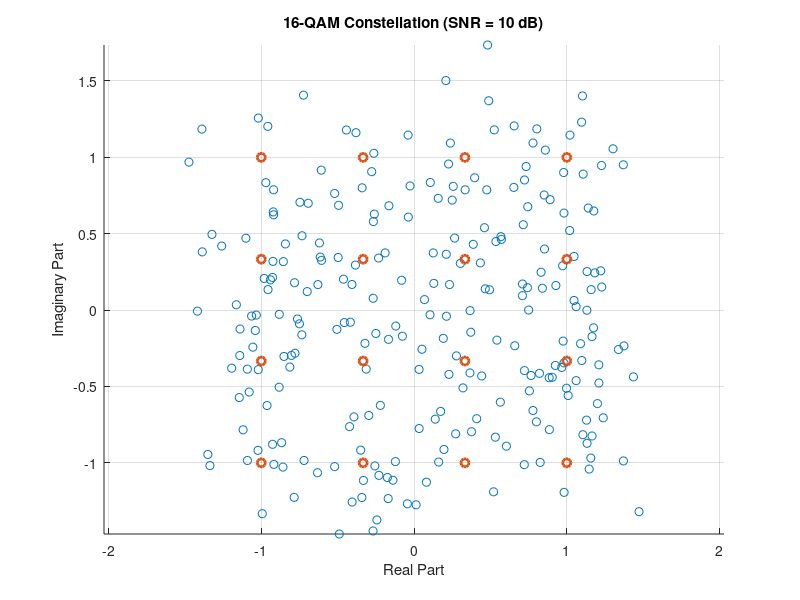
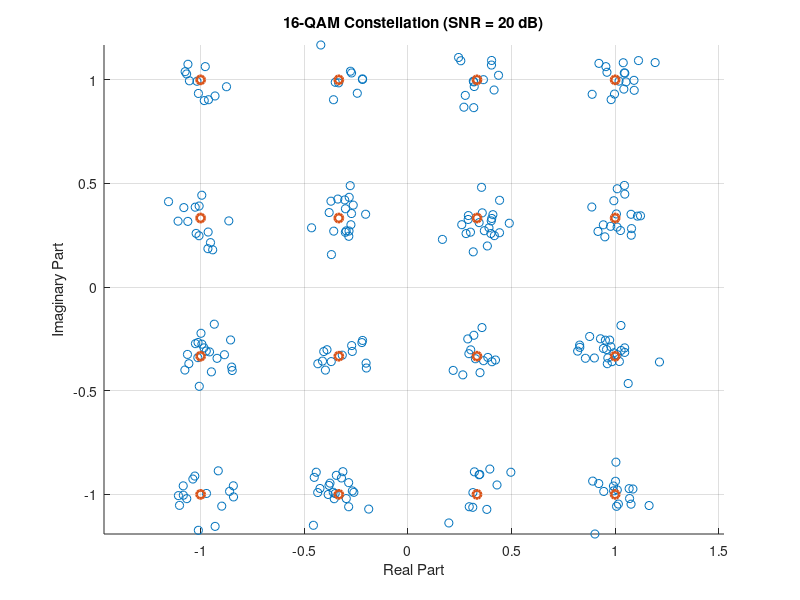

MATLAB code for these plots, in order:
% Define the custom 16-QAM constellation points, ensuring the outer values are at maximum x or i (1)
constellation = [-3 - 3i, -1 - 3i, 1 - 3i, 3 - 3i, 
                 -3 - 1i, -1 - 1i, 1 - 1i, 3 - 1i, 
                 -3 + 1i, -1 + 1i, 1 + 1i, 3 + 1i, 
                 -3 + 3i, -1 + 3i, 1 + 3i, 3 + 3i];

% Scale the points to make the outermost points have maximum x or i = 1
scale_factor = 3;  % Divide by 3 to ensure outermost points (3, 3i) become (1, 1i)

% Hardcode the scaled constellation points
constellation = constellation / scale_factor;

% Number of symbols
numSymbols = 1000;

% Generate random data (symbol indices)
data = randi([0 1], 1000, 1);
symbol_seq = reshape(data, [], 4);  % Reshape into groups of 4 bits
% disp(size(symbol_seq))
seq_dec = bi2de(symbol_seq);
% Map the data to the custom constellation points
modSymbols = constellation(seq_dec + 1); % Add 1 to align data with constellation indices
% disp(length(dataSym));

% Define SNR values for testing
SNR_values = [10, 20];

% Loop over SNR values and generate separate figures
for i = 1:length(SNR_values)
    % Add noise (AWGN) for the current SNR value
    SNR = SNR_values(i);
    rxSymbols = awgn(modSymbols, SNR, 'measured');
    
    % Create a new figure for each SNR
    figure;

    % Plot the received symbols for the current SNR value
    scatter(real(rxSymbols), imag(rxSymbols), 'bo');
    title(['16-QAM Constellation (SNR = ' num2str(SNR) ' dB)']);
    xlabel('Real Part');
    ylabel('Imaginary Part');
    axis equal;
    grid on;

    % Plot the theoretical constellation (ideal points)
    hold on;
    scatter(real(constellation), imag(constellation), 'rx', 'LineWidth', 2);
    hold off;
end
